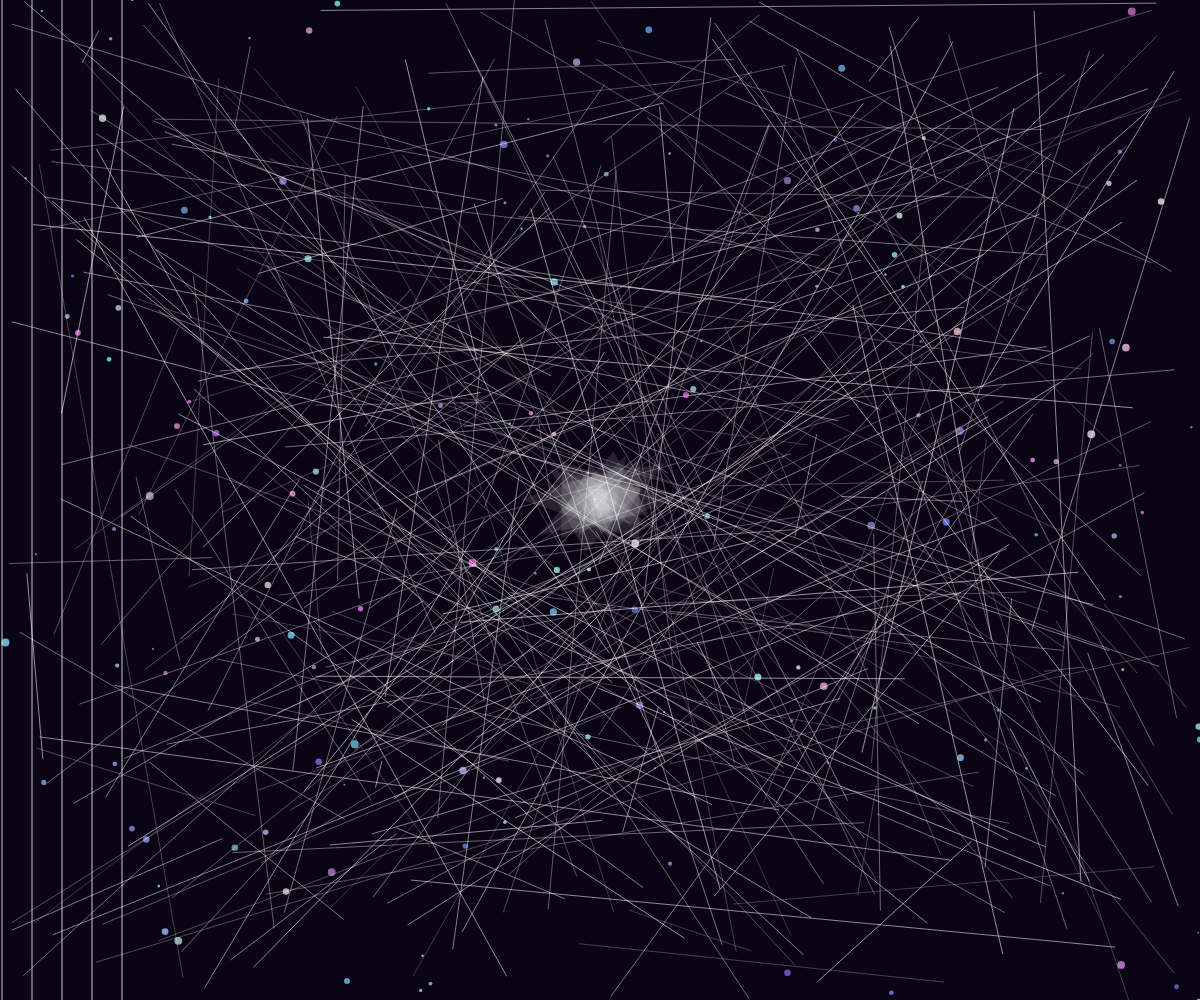
Frame 1 (no input)
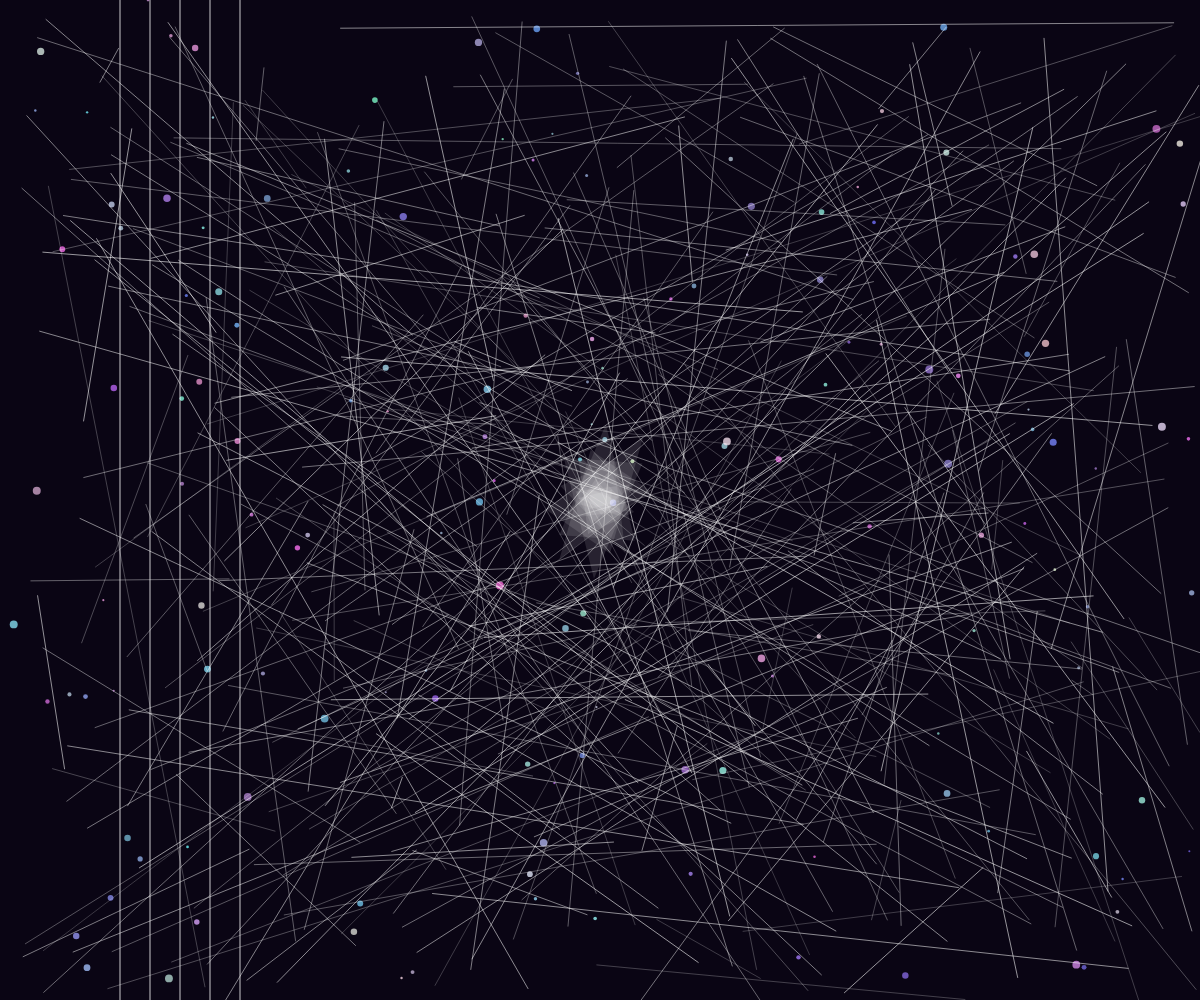
Frame 60 (no input)
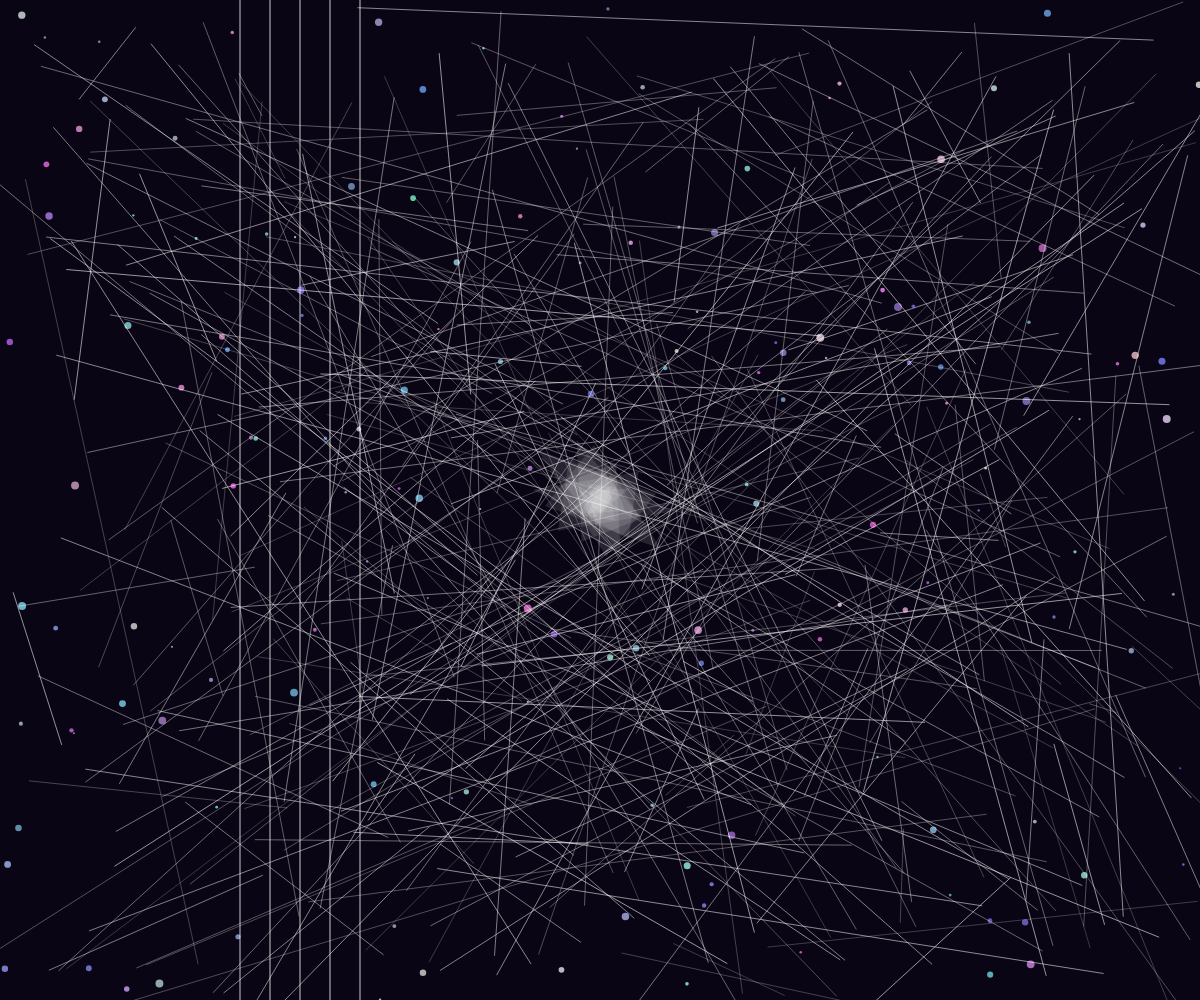
Frame 120 (the mouse pressed at the canvas centre since frame 60)

The p5.js sketch that drew these frames (run headless with seeded random() and noise() and a simulated clock; from frame 60 on, the mouse is pressed at the canvas centre):

// p5.js sketch
// ── sketch.js
let particles = [];
let lines = [];
let bgColor;
let time = 0;

function setup() {
  createCanvas(windowWidth, windowHeight);
  bgColor = color(10, 5, 20);
  
  // Initialize particles
  for (let i = 0; i < 150; i++) {
    particles.push({
      x: random(width),
      y: random(height),
      size: random(2, 8),
      speedX: random(-2, 2),
      speedY: random(-2, 2),
      color: color(random(100, 255), random(100, 255), random(200, 255), 200)
    });
  }
  
  // Initialize lines
  for (let i = 0; i < 300; i++) {
    lines.push({
      x1: random(width),
      y1: random(height),
      x2: random(width),
      y2: random(height),
      speed: random(0.5, 2),
      opacity: random(50, 150)
    });
  }
}

function draw() {
  background(bgColor);
  
  time += 0.02;
  
  // Update and display particles
  for (let i = 0; i < particles.length; i++) {
    let p = particles[i];
    
    // Move particles
    p.x += p.speedX;
    p.y += p.speedY;
    
    // Bounce off edges
    if (p.x < 0 || p.x > width) p.speedX *= -1;
    if (p.y < 0 || p.y > height) p.speedY *= -1;
    
    // Draw particle
    fill(p.color);
    noStroke();
    ellipse(p.x, p.y, p.size);
  }
  
  // Update and display lines
  beginShape(LINES);
  for (let i = 0; i < lines.length; i++) {
    let l = lines[i];
    
    // Animate line positions
    l.x1 += sin(time * l.speed) * 0.5;
    l.y1 += cos(time * l.speed) * 0.5;
    l.x2 += cos(time * l.speed) * 0.5;
    l.y2 += sin(time * l.speed) * 0.5;
    
    // Draw line
    stroke(255, l.opacity);
    strokeWeight(1);
    vertex(l.x1, l.y1);
    vertex(l.x2, l.y2);
  }
  endShape();
  
  // Add some pulsing geometric shapes
  push();
  translate(width/2, height/2);
  rotate(time * 0.5);
  fill(255, 30);
  noStroke();
  for (let i = 0; i < 12; i++) {
    rotate(TWO_PI / 12);
    let size = 50 + sin(time * 3 + i) * 30;
    triangle(0, -size, size/2, size/2, -size/2, size/2);
  }
  pop();
  
  // Add fast-moving streaks
  stroke(255, 100);
  strokeWeight(2);
  for (let i = 0; i < 5; i++) {
    let x = (time * 100 + i * 30) % width;
    line(x, 0, x, height);
  }
}

function windowResized() {
  resizeCanvas(windowWidth, windowHeight);
}
